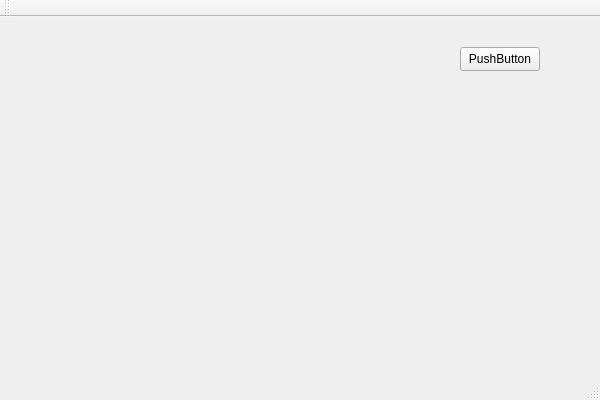
<?xml version="1.0" encoding="UTF-8"?>
<ui version="4.0">
 <class>ReportViewClass</class>
 <widget class="QMainWindow" name="ReportViewClass">
  <property name="geometry">
   <rect>
    <x>0</x>
    <y>0</y>
    <width>600</width>
    <height>400</height>
   </rect>
  </property>
  <property name="windowTitle">
   <string>ReportView</string>
  </property>
  <widget class="QWidget" name="centralWidget">
   <widget class="QPushButton" name="pushButton">
    <property name="geometry">
     <rect>
      <x>460</x>
      <y>30</y>
      <width>80</width>
      <height>24</height>
     </rect>
    </property>
    <property name="text">
     <string>PushButton</string>
    </property>
   </widget>
  </widget>
  <widget class="QMenuBar" name="menuBar">
   <property name="geometry">
    <rect>
     <x>0</x>
     <y>0</y>
     <width>600</width>
     <height>21</height>
    </rect>
   </property>
  </widget>
  <widget class="QToolBar" name="mainToolBar">
   <attribute name="toolBarArea">
    <enum>TopToolBarArea</enum>
   </attribute>
   <attribute name="toolBarBreak">
    <bool>false</bool>
   </attribute>
  </widget>
  <widget class="QStatusBar" name="statusBar"/>
 </widget>
 <layoutdefault spacing="6" margin="11"/>
 <resources/>
 <connections/>
</ui>
